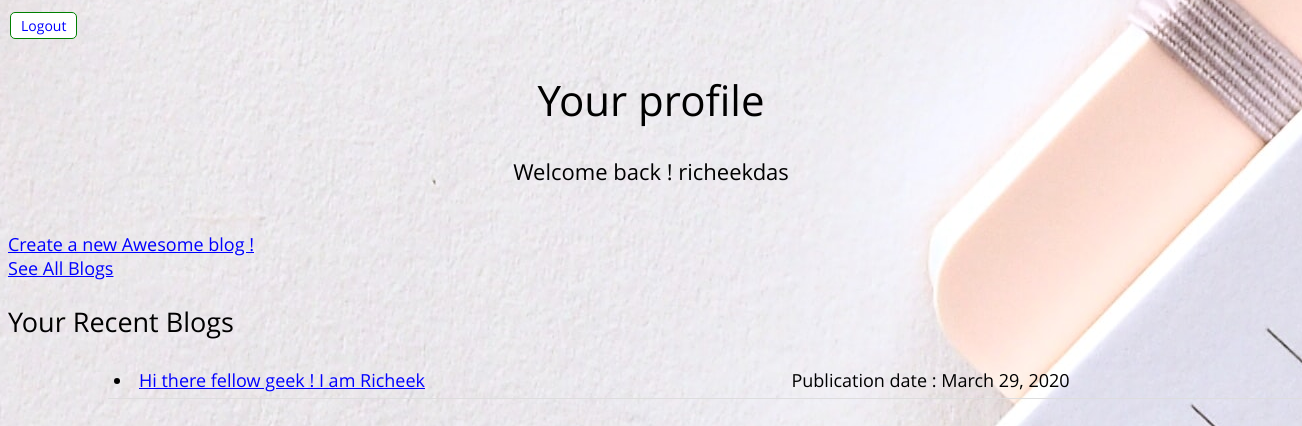
The app's page /blog/5/ (signed in) with its own data.
### blog/models.py (models this page shows, shortened)
class Blog_view(models.Model):
    blog_title = models.CharField(max_length=200)
    pub_date = models.DateTimeField('date published')
    author = models.ForeignKey(User, on_delete=models.CASCADE, default=None)
    textcontent = models.TextField(default = "This blog is under Construction !")

### blog/views.py (the view)
# urls.py: path('<int:user_id>/', views.profile, name='profile'),
@login_required(login_url='/blog/login/')
def profile(request, user_id):
    if(user_id == request.user.id):
        user = get_object_or_404(User, pk=user_id)
        blogs = user.blog_view_set.all().order_by('-pub_date')
        return render(request, 'blog/profile.html', {"user" : user, 'blogs' : blogs})
    else:
        return HttpResponse("Bad Request")

### blog/templates/blog/profile.html
{% extends 'blog/base.html' %}
{% block content %}
<head>
  <a class="btn btn-primary" href="{% url 'blog:logout' %}">Logout</a>
  <h1>Your profile</h1>
  <h3>Welcome back ! {{ user.username }}</h3><br>
    <a href="{% url 'blog:createblog' user.id %}">Create a new Awesome blog !</a><br>
    <a href="{% url 'blog:allblogs' %}">See All Blogs</a><br>
  <h2>Your Recent Blogs</h2>
    <table>
      <col span = "2"/>
      <ul>
        {% for blog in blogs %}
          <tr>
            <td><li><a href="{% url 'blog:personalblog' user.id blog.id %}">{{ blog.blog_title }}</a></td> <td>Publication date : {{ blog.pub_date.date }}</td></li>
          </tr>
        {% endfor %}
      </ul>
    </table>
</head>
{% endblock %}

### blog/static/css/main.css (style rules this page uses)
body { font-family: "Open Sans"; font-size: 18px; color: black; background-image: url("/static/images/blogbackground.jpg"); background-position: bottom; }
a:link { color: blue; }
table { border-collapse: collapse; width: 100%; margin-left: 100px; margin-right: 100px; }
th, td { font-family: "Open Sans"; font-size: 18px; color: black; padding: 6px; text-align: left; border-bottom: 1px solid #ddd; }
h1 { font-family:"Open Sans"; color: black; text-align: center; font-size: 42px; }
h3 { font-family: "Open Sans"; color: black; text-align: center; font-size: 22px; }
.btn-primary { background-color: white; border: 1px solid green; border-radius: 5px; color: black; padding: 3px 10px; text-align: center; text-decoration: none; display: inline-block; font-family: "Open Sans"; font-size: 14px; margin: 4px 2px; transition-duration: 0.4s; cursor: pointer; }

### records on screen
Blog_view: blog_title "Hi there fellow geek ! I am Richeek", pub_date "March 29, 2020"

### other values on screen
{{ user.username }} "richeekdas"
